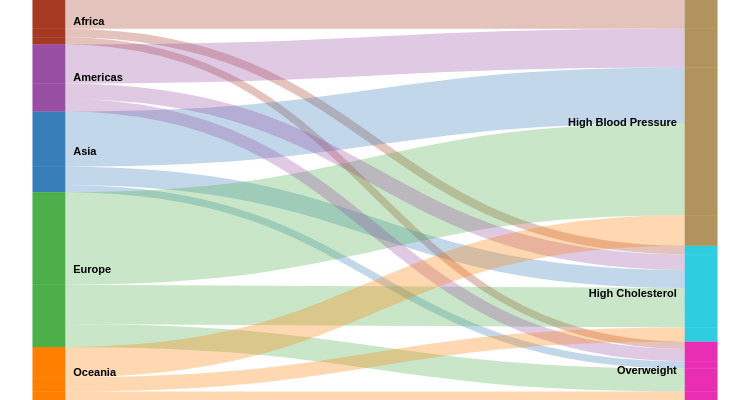

Express this chart as Vega-Lite.
### Vega specification from a JSON file in a GitHub repository (floating-point values rounded to 4 significant figures)
{"$schema": "https://vega.github.io/schema/vega/v5.2.json", "height": 400, "width": 750, "data": [{"name": "rawData", "values": [{"key": {"stk1": "Africa", "stk2": "Overweight"}, "doc_count": 18.47}, {"key": {"stk1": "Africa", "stk2": "High Cholesterol"}, "doc_count": 21.34}, {"key": {"stk1": "Africa", "stk2": "High Blood Pressure"}, "doc_count": 71.8}, {"key": {"stk1": "Asia", "stk2": "Overweight"}, "doc_count": 18.18}, {"key": {"stk1": "Asia", "stk2": "High Cholesterol"}, "doc_count": 45.59}, {"key": {"stk1": "Asia", "stk2": "High Blood Pressure"}, "doc_count": 138.5}, {"key": {"stk1": "Europe", "stk2": "Overweight"}, "doc_count": 57.43}, {"key": {"stk1": "Europe", "stk2": "High Cholesterol"}, "doc_count": 98.45}, {"key": {"stk1": "Europe", "stk2": "High Blood Pressure"}, "doc_count": 231.4}, {"key": {"stk1": "Americas", "stk2": "Overweight"}, "doc_count": 30.86}, {"key": {"stk1": "Americas", "stk2": "High Cholesterol"}, "doc_count": 39.15}, {"key": {"stk1": "Americas", "stk2": "High Blood Pressure"}, "doc_count": 97.32}, {"key": {"stk1": "Oceania", "stk2": "Overweight"}, "doc_count": 21.37}, {"key": {"stk1": "Oceania", "stk2": "High Cholesterol"}, "doc_count": 35.42}, {"key": {"stk1": "Oceania", "stk2": "High Blood Pressure"}, "doc_count": 76.09}], "transform": [{"type": "formula", "expr": "datum.key.stk1", "as": "stk1"}, {"type": "formula", "expr": "datum.key.stk2", "as": "stk2"}, {"type": "formula", "expr": "datum.doc_count", "as": "size"}]}, {"name": "nodes", "source": "rawData", "transform": [{"type": "filter", "expr": "!groupSelector || groupSelector.stk1 == datum.stk1 || groupSelector.stk2 == datum.stk2"}, {"type": "formula", "expr": "datum.stk1+datum.stk2", "as": "key"}, {"type": "fold", "fields": ["stk1", "stk2"], "as": ["stack", "grpId"]}, {"type": "formula", "expr": "datum.stack == 'stk1' ? datum.stk1+' '+datum.stk2 : datum.stk2+' '+datum.stk1", "as": "sortField"}, {"type": "stack", "groupby": ["stack"], "sort": {"field": "sortField", "order": "descending"}, "field": "size"}, {"type": "formula", "expr": "(datum.y0+datum.y1)/2", "as": "yc"}]}, {"name": "groups", "source": "nodes", "transform": [{"type": "aggregate", "groupby": ["stack", "grpId"], "fields": ["size"], "ops": ["sum"], "as": ["total"]}, {"type": "stack", "groupby": ["stack"], "sort": {"field": "grpId", "order": "descending"}, "field": "total"}, {"type": "formula", "expr": "scale('y', datum.y0)", "as": "scaledY0"}, {"type": "formula", "expr": "scale('y', datum.y1)", "as": "scaledY1"}, {"type": "formula", "expr": "datum.stack == 'stk1'", "as": "rightLabel"}, {"type": "formula", "expr": "datum.total/domain('y')[1]", "as": "percentage"}]}, {"name": "destinationNodes", "source": "nodes", "transform": [{"type": "filter", "expr": "datum.stack == 'stk2'"}]}, {"name": "edges", "source": "nodes", "transform": [{"type": "filter", "expr": "datum.stack == 'stk1'"}, {"type": "lookup", "from": "destinationNodes", "key": "key", "fields": ["key"], "as": ["target"]}, {"type": "linkpath", "orient": "horizontal", "shape": "diagonal", "sourceY": {"expr": "scale('y', datum.yc)"}, "sourceX": {"expr": "scale('x', 'stk1') + bandwidth('x')"}, "targetY": {"expr": "scale('y', datum.target.yc)"}, "targetX": {"expr": "scale('x', 'stk2')"}}, {"type": "formula", "expr": "range('y')[0]-scale('y', datum.size)", "as": "strokeWidth"}, {"type": "formula", "expr": "datum.size/domain('y')[1]", "as": "percentage"}]}], "scales": [{"name": "x", "type": "band", "range": "width", "domain": ["stk1", "stk2"], "paddingOuter": 0.05, "paddingInner": 0.95}, {"name": "y", "type": "linear", "range": "height", "domain": {"data": "nodes", "field": "y1"}}, {"name": "color", "type": "ordinal", "range": ["#a53922", "#377eb8", "#4daf4a", "#984ea3", "#ff7f00"], "domain": {"data": "rawData", "field": "stk1"}}, {"name": "color2", "type": "ordinal", "range": ["#ea2eb4", "#2ecde0", "#b1935e"], "domain": {"data": "rawData", "field": "stk2"}}, {"name": "stackNames", "type": "ordinal", "range": ["Continent", "Risk Factor"], "domain": ["stk1", "stk2"]}], "axes": [{"orient": "bottom", "scale": "x", "domain": false, "ticks": false, "labels": false, "encode": {"labels": {"update": {"text": {"scale": "stackNames", "field": "value"}}}}}, {"orient": "left", "scale": "y", "domain": false, "ticks": false, "labels": false}], "marks": [{"type": "path", "name": "edgeMark", "from": {"data": "edges"}, "clip": true, "encode": {"update": {"stroke": [{"test": "groupSelector && groupSelector.stack=='stk1'", "scale": "color", "field": "stk2"}, {"scale": "color", "field": "stk1"}], "strokeWidth": {"field": "strokeWidth"}, "path": {"field": "path"}, "strokeOpacity": {"signal": "!groupSelector && (groupHover.stk1 == datum.stk1 || groupHover.stk2 == datum.stk2) ? 0.9 : 0.3"}, "zindex": {"signal": "!groupSelector && (groupHover.stk1 == datum.stk1 || groupHover.stk2 == datum.stk2) ? 1 : 0"}, "tooltip": {"signal": "{'Continent: ': datum.stk1, 'Risk Factor: ': datum.stk2, 'Death Rate (per 100,000 People): ': format(datum.size, ',.2f')}"}}, "hover": {"strokeOpacity": {"value": 1}}}}, {"type": "rect", "name": "groupMark", "from": {"data": "groups"}, "encode": {"enter": {"fill": [{"test": "datum.stack == 'stk1'", "scale": "color", "field": "grpId"}, {"test": "datum.stack == 'stk2'", "scale": "color2", "field": "grpId"}], "width": {"scale": "x", "band": 1}}, "update": {"x": {"scale": "x", "field": "stack"}, "y": {"field": "scaledY0"}, "y2": {"field": "scaledY1"}, "fillOpacity": {"value": 0.6}, "tooltip": {"signal": "datum.grpId + '   ' + format(datum.total, ',.0f') + '   (' + format(datum.percentage, '.1%') + ')'"}}, "hover": {"fillOpacity": {"value": 1}}}}, {"type": "text", "from": {"data": "groups"}, "interactive": false, "encode": {"update": {"x": {"signal": "scale('x', datum.stack) + (datum.rightLabel ? bandwidth('x') + 8 : -8)"}, "yc": {"signal": "(datum.scaledY0 + datum.scaledY1)/2"}, "align": {"signal": "datum.rightLabel ? 'left' : 'right'"}, "baseline": {"value": "middle"}, "fontWeight": {"value": "bold"}, "text": {"signal": "abs(datum.scaledY0-datum.scaledY1) > 13 ? datum.grpId : ''"}}}}, {"type": "group", "data": [{"name": "dataForShowAll", "values": [{}], "transform": [{"type": "filter", "expr": "groupSelector"}]}], "encode": {"enter": {"xc": {"signal": "width/2"}, "y": {"value": 30}, "width": {"value": 80}, "height": {"value": 30}}}, "marks": [{"type": "group", "name": "groupReset", "from": {"data": "dataForShowAll"}, "encode": {"enter": {"cornerRadius": {"value": 6}, "fill": {"value": "#f5f5f5"}, "stroke": {"value": "#c1c1c1"}, "strokeWidth": {"value": 2}, "height": {"field": {"group": "height"}}, "width": {"field": {"group": "width"}}}, "update": {"opacity": {"value": 1}}, "hover": {"opacity": {"value": 0.7}}}, "marks": [{"type": "text", "interactive": false, "encode": {"enter": {"xc": {"field": {"group": "width"}, "mult": 0.5}, "yc": {"field": {"group": "height"}, "mult": 0.5, "offset": 2}, "align": {"value": "center"}, "baseline": {"value": "middle"}, "fontWeight": {"value": "bold"}, "text": {"value": "Show All"}}}}]}]}, {"type": "rect", "from": {"data": "nodes"}, "encode": {"enter": {"width": {"scale": "x", "band": 1}, "x": {"scale": "x", "field": "stack"}, "y": {"field": "y0", "scale": "y"}, "y2": {"field": "y1", "scale": "y"}, "fill": [{"test": "datum.stack == 'stk1'", "scale": "color", "field": "stk1"}, {"test": "datum.stack == 'stk2'", "scale": "color2", "field": "stk2"}]}}}], "signals": [{"name": "groupHover", "value": {}, "on": [{"events": "@groupMark:mouseover", "update": "{stk1:datum.stack=='stk1' && datum.grpId, stk2:datum.stack=='stk2' && datum.grpId}"}, {"events": "mouseout", "update": "{}"}]}, {"name": "groupSelector", "value": false, "on": [{"events": "@groupMark:click!", "update": "{stack:datum.stack, stk1:datum.stack=='stk1' && datum.grpId, stk2:datum.stack=='stk2' && datum.grpId}"}, {"events": [{"type": "click", "markname": "groupReset"}, {"type": "dblclick"}], "update": "false"}]}]}
